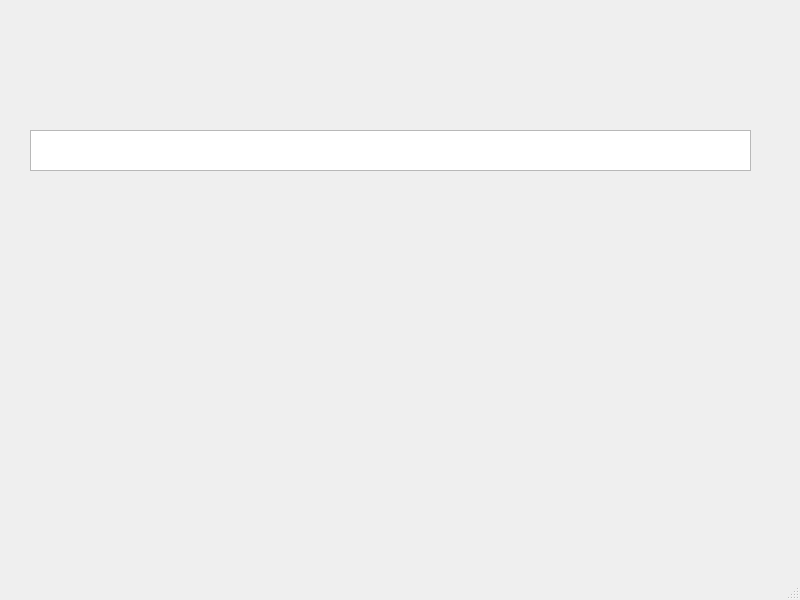
<?xml version="1.0" encoding="UTF-8"?>
<ui version="4.0">
 <class>MainWindow</class>
 <widget class="QMainWindow" name="MainWindow">
  <property name="geometry">
   <rect>
    <x>0</x>
    <y>0</y>
    <width>800</width>
    <height>600</height>
   </rect>
  </property>
  <property name="windowTitle">
   <string>MainWindow</string>
  </property>
  <widget class="QWidget" name="centralwidget">
   <widget class="QTextEdit" name="textEdit">
    <property name="geometry">
     <rect>
      <x>30</x>
      <y>130</y>
      <width>721</width>
      <height>41</height>
     </rect>
    </property>
   </widget>
  </widget>
  <widget class="QMenuBar" name="menubar">
   <property name="geometry">
    <rect>
     <x>0</x>
     <y>0</y>
     <width>800</width>
     <height>26</height>
    </rect>
   </property>
  </widget>
  <widget class="QStatusBar" name="statusbar"/>
 </widget>
 <resources/>
 <connections/>
</ui>
